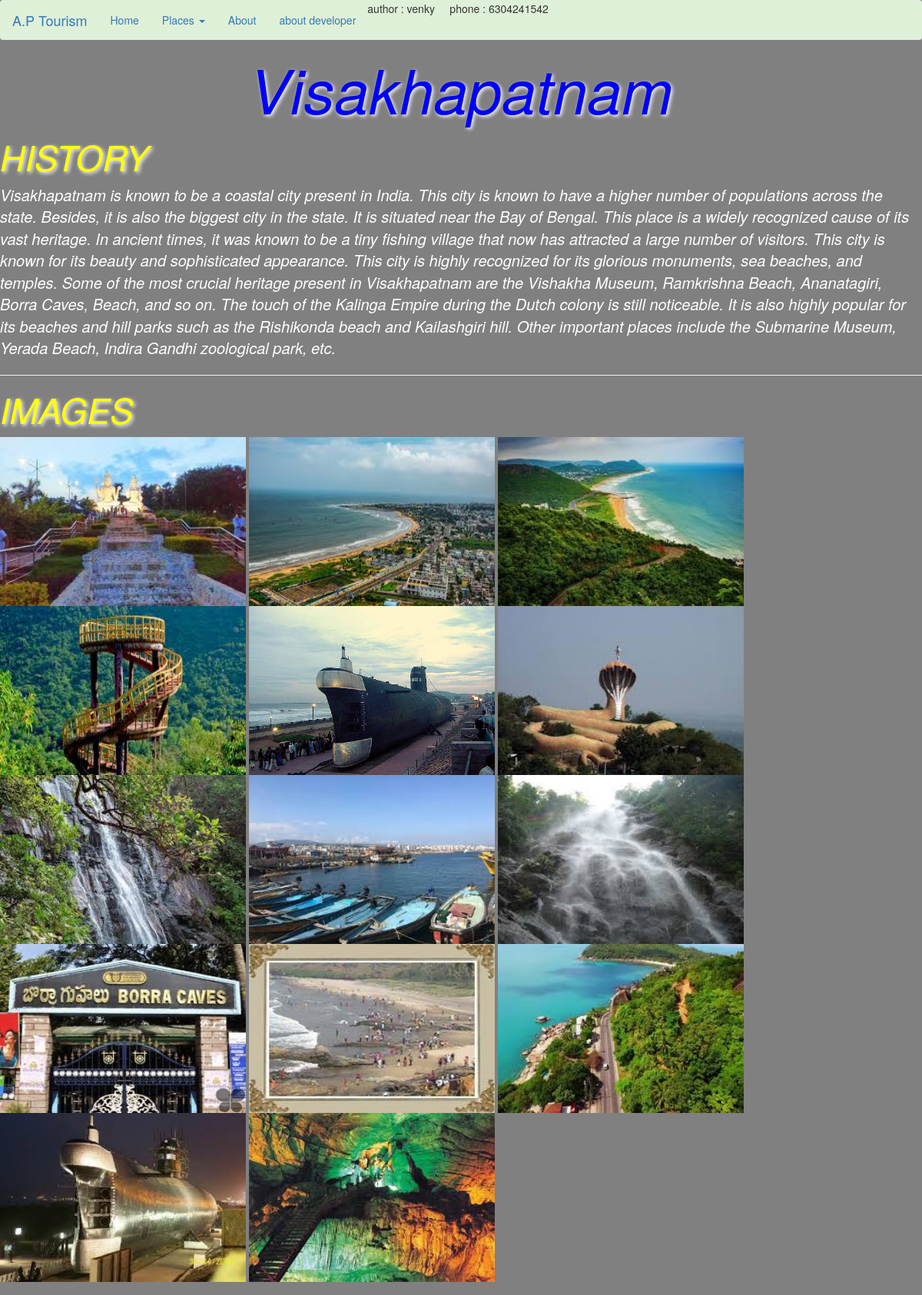
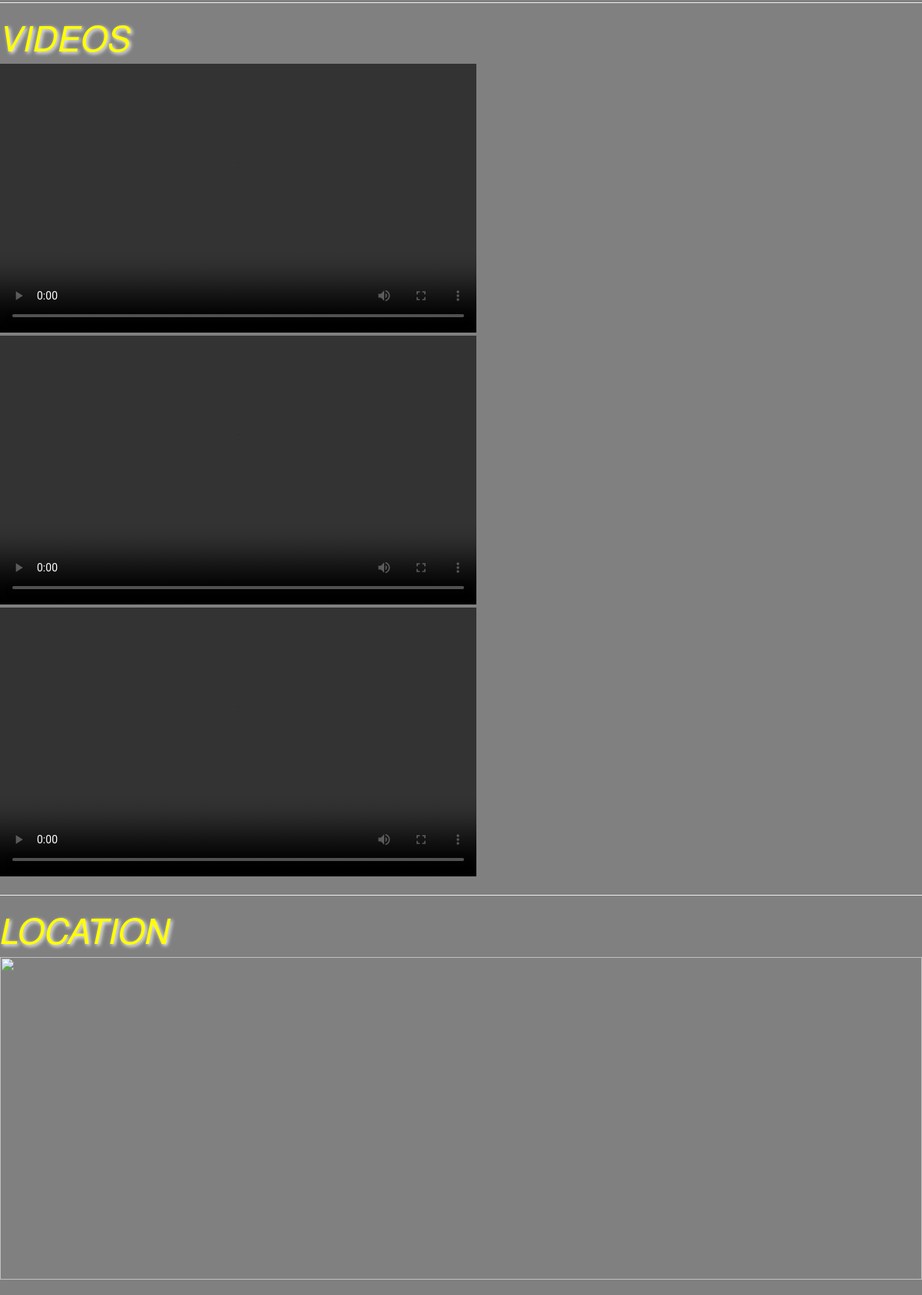
The app's page /place1/ with its own data (2 pictures, top to bottom).
### Touristplaces/models.py (models this page shows)
class place1(models.Model):
    placename=models.CharField(max_length=50)
    history=models.TextField()

class place1images(models.Model):
    img1=models.ImageField(upload_to='images/')

class place1video(models.Model):
    video=models.FileField(upload_to='video/')
    vdate=models.DateField()

### Touristplaces/views.py (the view)
# urls.py: path('place1/',views.tplace1),
def tplace1(request):
    data2=place1.objects.all()
    image1=place1images.objects.all()
    videodata2=place1video.objects.all()
    my_dict1={'data2':data2,'image1':image1,'videodata2':videodata2}
    return render(request,'places/place1.html',context=my_dict1)

### templates/places/place1.html (shortened to what this page needs)
<!DOCTYPE html>
{% extends 'nav.html' %}
{% block body %}
{% load static %}
  {% for x in data2 %}
  <link rel="stylesheet" href="{% static 'css/arakudesign.css' %}">
    <h1>{{x.placename}}</h1>
    <h2>HISTORY</h2>
    <p>{{x.history}}</p>
    {% endfor %}
    <hr>
    <h2>IMAGES</h2>
    {% for x in image1 %}
     <img src="{{x.img1.url}}" alt="" height="220px" width="320px">
     {% endfor %}
     <hr>
     <h2>VIDEOS</h2>
  {% for x in videodata2 %}
    <video width="620" height="350" controls>
  <source src="{{x.video.url}}" type="video/mp4">
</video>
{% endfor %}
<hr>
<h2> LOCATION</h2>
<a href="https://www.google.com/maps/search/visakhapatnam+tourist+places/@17.751748,83.2604802,12z/data=!3m1!4b1">
   <img src='https://encrypted-tbn0.gstatic.com/images?q=tbn:ANd9GcQ7MbRrwlP4MtsSXkIG-XBxvCnAQi5NuzQpqQ&usqp=CAU'  height='420px' width=1200px > </a>
{% endblock %}

### static/css/arakudesign.css (style rules this page uses)
body { background-color:gray; }
h1 { text-align: center; font-size: 80px; font-style: italic; text-shadow: 2px 2px 5px white; color: blue; }
h2 { text-align:left; font-size: 45px; font-style: italic; text-shadow: 2px 2px 5px white; color: yellow; }
p { font-style: italic; color: white; font-size: 20px; }

### records on screen
place1: placename "Visakhapatnam", history "Visakhapatnam is known to be a coastal city present in India. This city is known to have a higher number of populations across the state. Besides, it is also the biggest city in the state. It is situated near the Bay of Bengal. This place is a widely recognized cause of its vast heritage. In ancient times, it was known to be a tiny fishing village that now has attracted a large number of visitors. This city is known for its beauty and sophisticated appearance. This city is highly recognized for its glorious monuments, sea beaches, and temples. Some of the most crucial heritage present in Visakhapatnam are the Vishakha Museum, Ramkrishna Beach, Ananatagiri, Borra Caves, Beach, and so on. The…"
place1images: img1 (picture)
place1images: img1 (picture)
place1images: img1 (picture)
place1images: img1 (picture)
place1images: img1 (picture)
place1images: img1 (picture)
place1images: img1 (picture)
place1images: img1 (picture)
place1images: img1 (picture)
place1images: img1 (picture)
place1images: img1 (picture)
place1images: img1 (picture)
place1images: img1 (picture)
place1images: img1 (picture)
